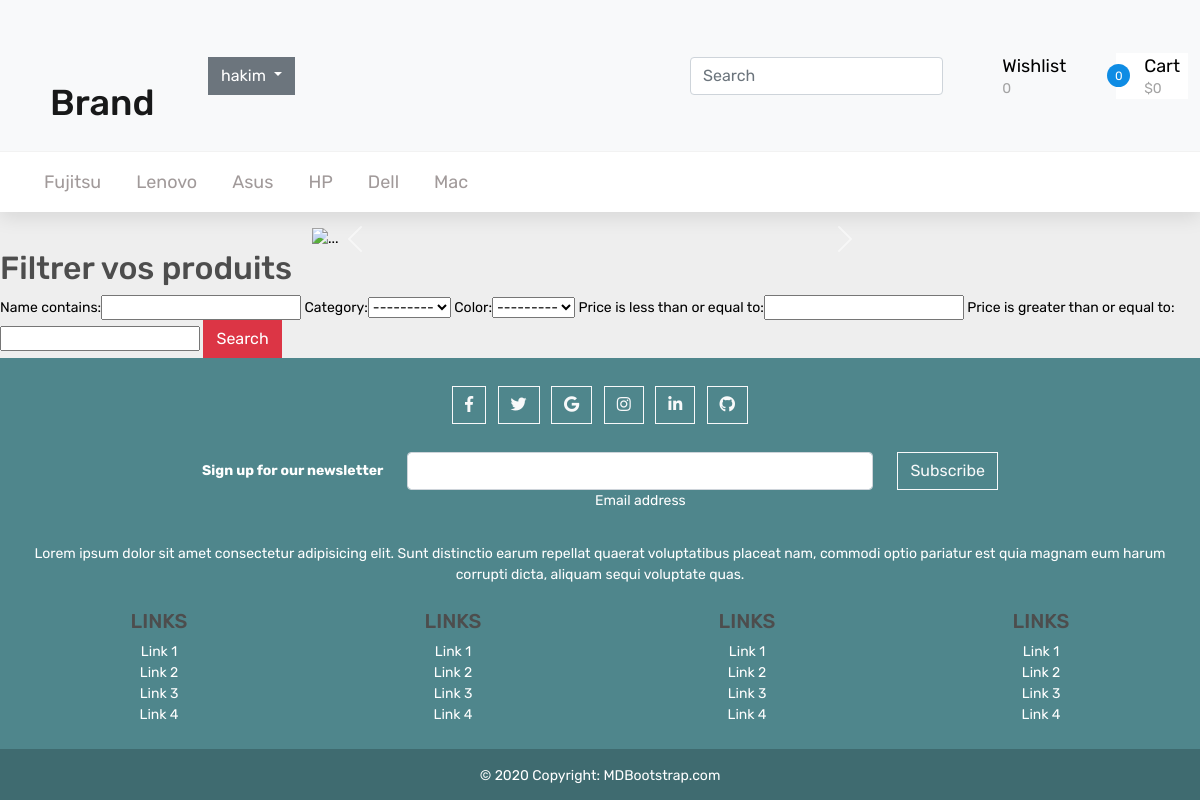
Screenshot of / (signed in) with the database file from the repository.
### main/models.py (models this page shows)
class Category(models.Model):
    category = models.CharField(max_length=200, null=True)
    def __str__(self):
        return self.category

### main/views.py (the view)
# urls.py: path('', home, name="home"),
def home(request):
    my_groups()
    products = Product.objects.all()
    products_9 = Product.objects.order_by('-rates')[:9]
    categories = Category.objects.all()[:9]
    total_price = 0
    num_wishes = WishlistProduct.objects.count()
    carts = Cart.objects.all()
    num_carts = carts.count()
    if request.user.is_authenticated:
        owner = request.user
        num_wishes = WishlistProduct.objects.filter(user=owner).count()
        carts = Cart.objects.filter(user=owner)
        num_carts = carts.count()
    for cart in carts:
        total_price += cart.cart_total_price()
    group = ""
    if request.user.groups.filter(name='CLIENT'):
        group = 'CLIENT'
    if request.user.groups.filter(name='ADMIN'):
        group = 'ADMIN'
    if request.user.groups.filter(name='SELLER'):
        group = 'SELLER'
    if request.method == 'GET':
        myFilter = ProductFilter(request.GET, queryset=products)
        products_9 = myFilter.qs.order_by('-rates')[:9]
    context = {'products_9': products_9, 'categories': categories, 'group': group, 'myFilter': myFilter,
               'num_wishes': num_wishes, 'num_carts': num_carts, 'total_price': total_price}
    return render(request, 'home.html', context)

### main/views.py (called while the page is built, shortened)
def my_groups():
    if Group.objects.exists():
        return

### templates/home.html (shortened to what this page needs)
{% extends "base.html" %}
{% block main_navbar %}
{% if group == 'ADMIN' %}
	{% include "includes/top_navbar.html" %}
{% else %}
	{% include "includes/navbar.html" %}
{% endif %}
{% endblock main_navbar %}
{% block content %}
{% if group == 'ADMIN' %}
	<h1>Welcome to Admin Page</h1>
{% elif group == 'SELLER' %}
	<h1>Welcome to Seller Page</h1>
{% else %}
<div class="container w-50 mt-3">
	<div id="carouselExampleControls" class="carousel slide" data-bs-ride="carousel">
		<div class="carousel-inner">
			<div class="carousel-item active">
				<img src="https://signal.avg.com/hubfs/Blog_Content/Avg/Signal/AVG%20Signal%20Images/9%20Ways%20to%20Boost%20Your%20Gaming%20Rig/How_to_Improve_Your_Gaming_PC_Performance-Hero.jpg"
					class="d-block w-100" alt="...">
			</div>
		</div>
		<button class="carousel-control-prev" type="button" data-bs-target="#carouselExampleControls"
			data-bs-slide="prev">
			<span class="carousel-control-prev-icon" aria-hidden="true"></span>
		</button>
		<button class="carousel-control-next" type="button" data-bs-target="#carouselExampleControls"
			data-bs-slide="next">
			<span class="carousel-control-next-icon" aria-hidden="true"></span>
		</button>
	</div>
</div>
{% include 'includes/filter_form.html' %}
<div>
{% endif %}
{% endblock content %}

### templates/includes/top_navbar.html (shortened to what this page needs)
<nav class="navbar navbar-expand-lg navbar-light bg-light">
    <div class="container-fluid">
        <div class="col-lg-2 col-sm-2 col-2">
            <div class="logo_container">
                <div class="logo"><a id="home" class="navbar-brand ms-2" href="{% url 'home' %}">Brand</a></div>
            </div>
        </div>
        <div class="collapse navbar-collapse" id="navbarSupportedContent">
            <ul class="navbar-nav me-auto mb-2 mb-lg-0">
                {% if user.is_authenticated %}
                <div class="dropdown">
                    <button class="btn btn-secondary dropdown-toggle" type="button" id="dropdownMenuButton1"
                        data-bs-toggle="dropdown" aria-expanded="false">{{user.username}}
                    </button>
                </div>
                {% endif %}
            </ul>
            <div class="d-flex">
                <form action="{% url 'search_form' %}" method="GET">
                    <input class="form-control me-2" type="search" id="search" name="search" placeholder="Search"
                        aria-label="Search">
                </form>
            </div>
            {% if user.is_authenticated %}
                {% if group == 'CLIENT' %}
                <div class="col-lg-3 col-9 order-lg-3 order-2 text-lg-left text-right">
                    <div class="wishlist_cart d-flex flex-row align-items-center justify-content-end">
                        <div class="wishlist d-flex flex-row align-items-center justify-content-end">
                            <div class="wishlist_content" id="wishlist">
                                <div class="wishlist_text"><a href="{% url 'wishlist' %}">Wishlist</a></div>
                                <div id="num_wishes" class="wishlist_count">{{num_wishes}}</div>
                            </div>
                        </div>
                        <div class="cart">
                            <div class="cart_container d-flex flex-row align-items-center justify-content-end">
                                <div class="cart_icon"><img src="https://res.cloudinary.com/dxfq3iotg/image/upload/v1560918704/cart.png" alt="">
                                    <div id="num_carts" class="cart_count"><span>{{num_carts}}</span></div>
                                </div>
                                <div class="cart_content me-2">
                                    <div class="cart_text"><a href="{% url 'cart' %}">Cart</a></div>
                                    <div id="total" class="cart_price">${{total_price}}</div>
                                </div>
                            </div>
                        </div>
                    </div>
                </div>
                {% elif group == 'ADMIN' %}
                <li class="nav-item">
                    <a class="nav-link active" aria-current="page" href="{% url 'dashboard_admin' %}">Dashboard</a>
                </li>
                {% else %}
                <li class="nav-item">
                    <a class="nav-link active" aria-current="page" href="{% url 'dashboard_seller' %}">Dashboard</a>
                </li>
                {% endif %}
            {% endif %}
        </div>
    </div>
</nav>
<link rel="stylesheet" href="https://code.jquery.com/ui/1.12.1/themes/base/jquery-ui.css">

### templates/includes/main_navbar.html (shortened to what this page needs)
{% if user.is_authenticated %}
<nav class="main_nav">
    <div class="container">
        <div class="row">
            <div class="col">
                <div class="main_nav_content d-flex flex-row">
                    <div class="main_nav_menu">
                        <ul class="standard_dropdown main_nav_dropdown">
                            <div class="d-flex">
                                {% for categorie in categories %}
                                <li class="hassubs"><a href="{% url 'categorie' categorie.pk %}">{{categorie}}</a>
                                </li>
                                {% endfor %}
                            </div>
                        </ul>
                    </div>
                </div>
            </div>
        </div>
    </div>
</nav>
{% endif %}

### templates/includes/filter_form.html
<div id="myFilter">
    <form method="GET" onsubmit="refresh()">
        <h2>Filtrer vos produits </h2>
        {{myFilter.form}}
        <button type="Submit" class="btn btn-danger">Search</button>
    </form>
</div>

### static/css/style.css (style rules this page uses)
* { margin: 0; padding: 0; -webkit-font-smoothing: antialiased; -webkit-text-shadow: rgba(0, 0, 0, 0.01) 0 0 1px; text-shadow: rgba(0, 0, 0, 0.01) 0 0 1px; }
body { font-family: "Rubik", sans-serif; font-size: 14px; font-weight: 400; background: #ffffff; color: #000000; }
div { display: block; position: relative; -webkit-box-sizing: border-box; -moz-box-sizing: border-box; box-sizing: border-box; }
ul { list-style: none; margin-bottom: 0px; }
a, a:hover, a:visited, a:active, a:link { text-decoration: none; -webkit-font-smoothing: antialiased; -webkit-text-shadow: rgba(0, 0, 0, 0.01) 0 0 1px; text-shadow: rgba(0, 0, 0, 0.01) 0 0 1px; }
.form-control { color: #db5246; }
.standard_dropdown li { display: inline-block; position: relative; height: 56px; }
.standard_dropdown li:last-child a { border-bottom: none; }
.standard_dropdown li a { display: block; position: relative; font-size: 16px; font-weight: 300; color: #000000; line-height: 56px; white-space: nowrap; -webkit-transition: all 200ms ease; -moz-transition: all 200ms ease; -ms-transition: all 200ms ease; -o-transition: all 200ms ease; transition: all 200ms ease; }
.logo_container { height: 80px; }
.logo { top: 50%; -webkit-transform: translateY(-50%); -moz-transform: translateY(-50%); -ms-transform: translateY(-50%); -o-transform: translateY(-50%); transform: translateY(-50%); }
.logo a { font-size: 36px; font-weight: 500; color: #0e8ce4; }
.wishlist_cart { height: 90px; }
.wishlist { margin-right: 50px; }
.wishlist_content { margin-left: 14px; }
.wishlist_text a { font-size: 18px; font-weight: 400; color: #000000; -webkit-transition: all 200ms ease; -moz-transition: all 200ms ease; -ms-transition: all 200ms ease; -o-transition: all 200ms ease; transition: all 200ms ease; }
.wishlist_count { margin-top: -2px; color: #a3a3a3; font-size: 14px; }
.cart_count { position: absolute; bottom: -1px; right: -14px; width: 23px; height: 23px; background: #0e8ce4; border-radius: 50%; text-align: center; }
.cart_count span { display: block; line-height: 23px; font-size: 12px; color: #ffffff; -webkit-transform: translateY(1px); -moz-transform: translateY(1px); -ms-transform: translateY(1px); -o-transform: translateY(1px); transform: translateY(1px); }
.cart_content { margin-left: 28px; }
.cart_text a { font-size: 18px; font-weight: 400; color: #000000; -webkit-transition: all 200ms ease; -moz-transition: all 200ms ease; -ms-transition: all 200ms ease; -o-transition: all 200ms ease; transition: all 200ms ease; }
.cart_price { font-size: 14px; color: #a3a3a3; margin-top: -2px; }
.main_nav { width: 100%; border-top: solid 1px #f2f2f2; box-shadow: 0px 5px 20px rgba(0, 0, 0, 0.1); background: #ffffff; }
.main_nav_content { width: 100%; height: 60px; }
.main_nav_dropdown li { margin-right: 35px; }
.main_nav_dropdown li:last-child { margin-right: 0px; }
.main_nav_dropdown li a { font-size: 18px; font-weight: 400; color: #a19a9a; line-height: 60px; }
@media (min-width: 1200px) { .container { max-width: 1300px !important; } }

### static/css/main.css (style rules this page uses)
body { background-color: hsl(0, 0%, 98%); }
h1,h2,h3,h4,h5,h6 { color:hsl(0, 0%, 30%); }
.btn { border-radius: 0; }

### static/css/cart.css (style rules this page uses)
body { background: #eee }
.cart { background: #fff }

### static/css/total.css (style rules this page uses)
.logo { margin-left:30px; margin-top:55px; }

### rows the page displays
Category: category "Fujitsu", category "---------"
Category: category "Lenovo"
Category: category "Asus"
Category: category "HP"
Category: category "Dell"
Category: category "Mac"

### other values shown
{{ user.username }} "hakim"
{{ num_wishes }} "0"
{{ num_carts }} "0"
{{ total_price }} "0"
